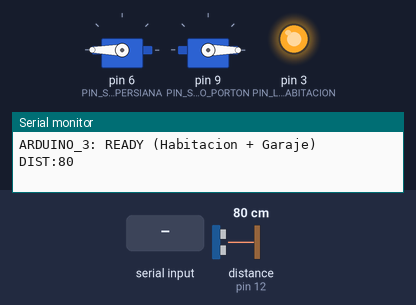
A sketch run on a simulated Arduino Uno, built with avr-gcc and run on an emulated ATmega328P. Shown: 2 × servo, output pins drawn as LEDs (lit = HIGH), the last lines printed to the serial monitor. Wiring (inferred from the names in the program): ultrasonic range finder: trigger pin 11; echo pin 12. The test bench sets the inputs (shaded band); at power-on: distance to the obstacle (sensor on pin 12) 80 cm. The echo pulse lasts 58.3 µs per cm; pins used as bus, display or sensor lines are not drawn.

Above: at 1.2 s.
1.3 s: "APAGAR_HABITACION\n" received over Serial
At 2.5 s:
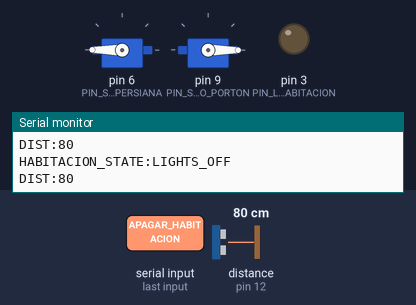
2.8 s: "BAJAR_PERSIANA\n" received over Serial
At 3.5 s:
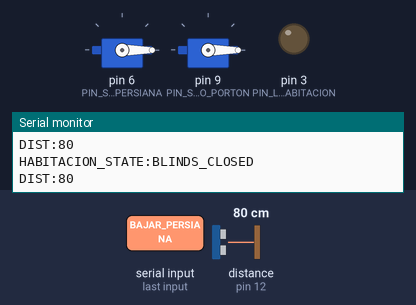
4.3 s: "ENCENDER_HABITACION\n" received over Serial
At 4.8 s:
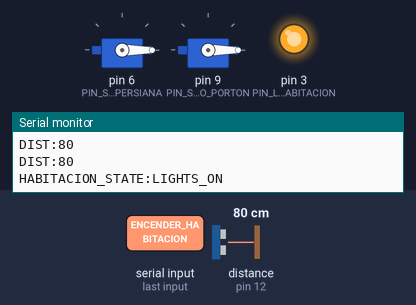
5.8 s: "ABRIR\n" received over Serial
At 6.6 s:
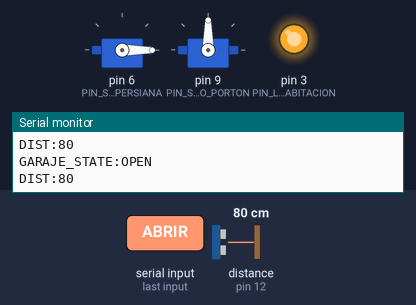
7.3 s: "SUBIR_PERSIANA\n" received over Serial
At 8.1 s:
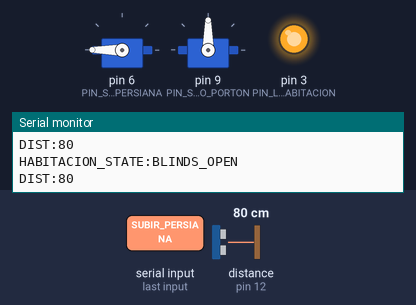
8.8 s: distance to the obstacle (sensor on pin 12) set to 7 cm
11.2 s: distance to the obstacle (sensor on pin 12) set to 4 cm
At 12.4 s:
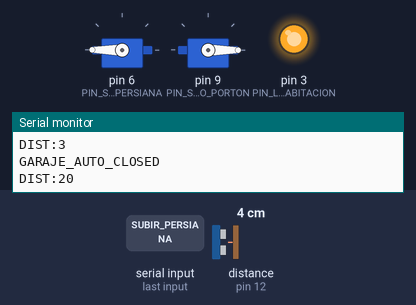
Timing chart, 0 to 14.2 s (numbered marks = the images above; inputs shaded):
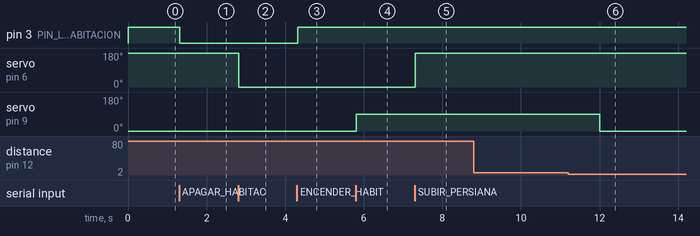

The sketch:

Arduino3_Habitacion_Garaje.ino
```cpp
/**
 * Arduino 3: Control de Habitación y Garaje Inteligente
 * Proyecto de Domótica por Voz - Universidad
 *
 * Conexiones Sugeridas:
 * - Habitación: Luces -> Pin 3 (Relé o LED)
 * - Habitación: Servo Persiana -> Pin 6 (Servo)
 * - Garaje: Servo Portón -> Pin 9 (Servo)
 * - Garaje: Sensor Ultrasonido HC-SR04 (Trigger -> Pin 11, Echo -> Pin 12)
 */

#include <Servo.h>

// Sensor de Ultrasonido HC-SR04
const int PIN_TRIGGER = 11;
const int PIN_ECHO = 12;

// Servomotores
const int PIN_SERVO_PERSIANA = 6;
const int PIN_SERVO_PORTON = 9;

// Iluminación
const int PIN_LUCES_HABITACION = 3;

Servo servoPersiana;
Servo servoPorton;

// Variables de estado
String inputBuffer = "";
unsigned long ultimoSensorCheck = 0;
const unsigned long INTERVALO_SENSOR = 1000; // Leer distancia cada 1 segundo

// Configuración de ángulos para los servos
const int ANGULO_PORTON_CERRADO = 0;
const int ANGULO_PORTON_ABIERTO = 90;
const int ANGULO_PERSIANA_CERRADA = 0;
const int ANGULO_PERSIANA_ABIERTA = 180;

bool portonAbierto = false;

void setup() {
  Serial.begin(9600);

  // Configurar Pines Digitales
  pinMode(PIN_LUCES_HABITACION, OUTPUT);
  pinMode(PIN_TRIGGER, OUTPUT);
  pinMode(PIN_ECHO, INPUT);

  // Inicializar Servos
  servoPersiana.attach(PIN_SERVO_PERSIANA);
  servoPorton.attach(PIN_SERVO_PORTON);

  // Estado Inicial
  digitalWrite(PIN_LUCES_HABITACION, HIGH); // Encendido por defecto
  servoPersiana.write(ANGULO_PERSIANA_ABIERTA); // Persiana abierta al inicio (180 grados)
  servoPorton.write(ANGULO_PORTON_CERRADO); // Portón del garaje cerrado
  portonAbierto = false;

  Serial.println("ARDUINO_3: READY (Habitacion + Garaje)");
}

void loop() {
  // 1. Escuchar Comandos Seriales
  while (Serial.available() > 0) {
    char inChar = (char)Serial.read();
    if (inChar == '\n' || inChar == '\r') {
      inputBuffer.trim();
      if (inputBuffer.length() > 0) {
        processCommand(inputBuffer);
      }
      inputBuffer = "";
    } else {
      inputBuffer += inChar;
    }
  }

  // 2. Leer Sensor de Ultrasonido periódicamente
  unsigned long currentMillis = millis();
  if (currentMillis - ultimoSensorCheck >= INTERVALO_SENSOR) {
    ultimoSensorCheck = currentMillis;

    long distancia = medirDistancia();

    // Imprimir telemetría en puerto serial (el servidor la leerá en tiempo real)
    Serial.print("DIST:");
    Serial.println(distancia);

    // Regla de Seguridad Automatizada Local (en el Arduino):
    // Si la puerta del garaje está abierta y se detecta un objeto a menos de 5 cm, se cierra sola.
    if (portonAbierto && distancia > 0 && distancia < 5) {
      servoPorton.write(ANGULO_PORTON_CERRADO);
      portonAbierto = false;
      Serial.println("GARAJE_AUTO_CLOSED");
      Serial.println("DIST:20"); // Enviar distancia por defecto segura tras cerrar
    }
  }
}

// Mide la distancia en centímetros usando el HC-SR04
long medirDistancia() {
  digitalWrite(PIN_TRIGGER, LOW);
  delayMicroseconds(2);
  digitalWrite(PIN_TRIGGER, HIGH);
  delayMicroseconds(10);
  digitalWrite(PIN_TRIGGER, LOW);

  long duracion = pulseIn(PIN_ECHO, HIGH, 30000); // 30ms timeout (aprox 5 metros máx)

  if (duracion == 0) {
    return -1; // Fuera de rango o error
  }

  // Distancia en cm: velocidad del sonido = 340m/s -> 29 microsegundos por cm. Ida y vuelta -> / 29 / 2
  return duracion / 29 / 2;
}

// Procesar comandos entrantes
void processCommand(String cmd) {
  // --- COMANDOS HABITACIÓN ---
  if (cmd.equals("APAGAR_HABITACION")) {
    digitalWrite(PIN_LUCES_HABITACION, LOW);
    Serial.println("HABITACION_STATE:LIGHTS_OFF");
  }
  else if (cmd.equals("ENCENDER_HABITACION")) {
    digitalWrite(PIN_LUCES_HABITACION, HIGH);
    Serial.println("HABITACION_STATE:LIGHTS_ON");
  }
  else if (cmd.equals("SUBIR_PERSIANA")) {
    // Abrir persianas (servo a 180)
    servoPersiana.write(ANGULO_PERSIANA_ABIERTA);
    Serial.println("HABITACION_STATE:BLINDS_OPEN");
  }
  else if (cmd.equals("BAJAR_PERSIANA")) {
    // Cerrar persianas (servo a 0)
    servoPersiana.write(ANGULO_PERSIANA_CERRADA);
    Serial.println("HABITACION_STATE:BLINDS_CLOSED");
  }

  // --- COMANDOS GARAJE ---
  else if (cmd.equals("ABRIR")) {
    servoPorton.write(ANGULO_PORTON_ABIERTO);
    portonAbierto = true;
    Serial.println("GARAJE_STATE:OPEN");
  }
  else if (cmd.equals("CERRAR")) {
    servoPorton.write(ANGULO_PORTON_CERRADO);
    portonAbierto = false;
    Serial.println("GARAJE_STATE:CLOSED");
  }
}
```

Measured:
- the behaviour switches between 6 and 5 cm on distance to the obstacle (sensor on pin 12) (found by bisection; images 5 and 6)
- after the input at 1.3 s, pin 3 (PIN_LUCES_HABITACION): HIGH → LOW at once
- after the input at 2.8 s, servo on pin 6 (PIN_SERVO_PERSIANA): 180° → 0° at once
- after the input at 4.3 s, pin 3 (PIN_LUCES_HABITACION): LOW → HIGH at once
- after the input at 5.8 s, servo on pin 9 (PIN_SERVO_PORTON): 0° → 90° at once
- after the input at 7.3 s, servo on pin 6 (PIN_SERVO_PERSIANA): 0° → 180° at once
- after the input at 11.2 s, servo on pin 9 (PIN_SERVO_PORTON): 90° → 0° after 0.80 s
